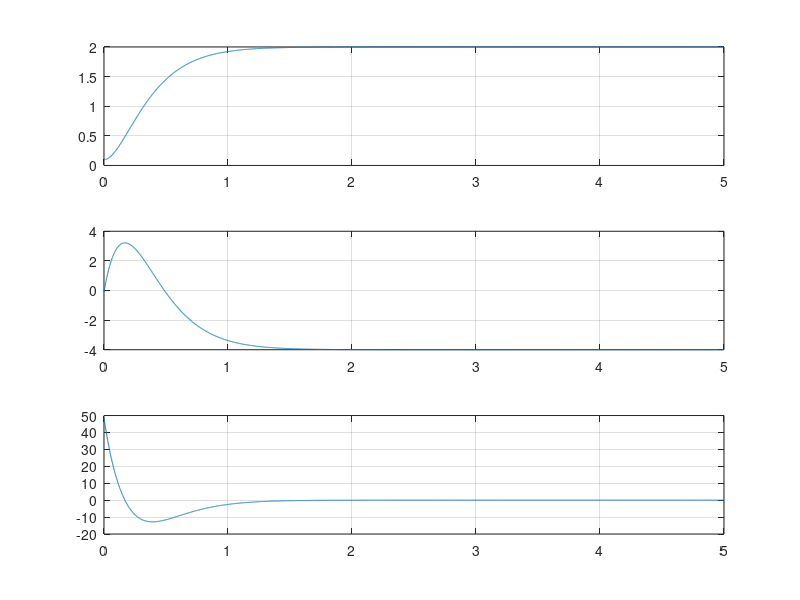

This figure's MATLAB source:
% Control backstepping del sistema
%     x1p = x1*x1 + x2
%     x2p = u
% Valores de convergencia  x1ast, x2ast=-x1ast^2, uast = 0 

clear;
clc;
close all;

k1 = input('k1: ');
k2 = input('k2: ');
ti = 0;   dt = 0.001;   tf = 5;
x1ast = 1;
x2ast = -1;
x1ast = 2;
x2ast = -4;
% x1ast = 0;
% x2ast = 0;
x1 =  0.1;
x2 = -0.1;
k = 1;
for tt = ti:dt:tf
  xx1(k,1) = x1;
  xx2(k,1) = x2;
  % u = -2*x1^3 - (k1+k2)*x1^2 - (k1+k2)*x2 - k1*k2*x1 - 2*x1*x2;
  u = -(2*x1+k1)*(x1*x1+x2) - k2*(x2-x2ast) - k2*(x1*x1 - x1ast*x1ast) - k1*k2*(x1-x1ast); 
  uu(k,1) = u;
  t(k,1) = tt;
  x1p = x1*x1 + x2;
  x2p = u;
  x1 = x1 + x1p*dt;
  x2 = x2 + x2p*dt;
  k = k + 1;  
end
figure(1);
subplot(3,1,1);   plot(t,xx1);    grid;
subplot(3,1,2);   plot(t,xx2);    grid;
subplot(3,1,3);   plot(t,uu);     grid;
